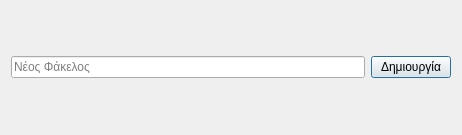
<?xml version="1.0" encoding="UTF-8"?>
<ui version="4.0">
 <class>Dialog</class>
 <widget class="QDialog" name="Dialog">
  <property name="geometry">
   <rect>
    <x>0</x>
    <y>0</y>
    <width>462</width>
    <height>135</height>
   </rect>
  </property>
  <property name="windowTitle">
   <string>Dialog</string>
  </property>
  <layout class="QHBoxLayout" name="horizontalLayout">
   <item>
    <widget class="QLineEdit" name="lineEdit">
     <property name="placeholderText">
      <string>Νέος Φάκελος</string>
     </property>
    </widget>
   </item>
   <item>
    <widget class="QPushButton" name="pushButton">
     <property name="text">
      <string>Δημιουργία</string>
     </property>
    </widget>
   </item>
  </layout>
 </widget>
 <resources/>
 <connections/>
</ui>
